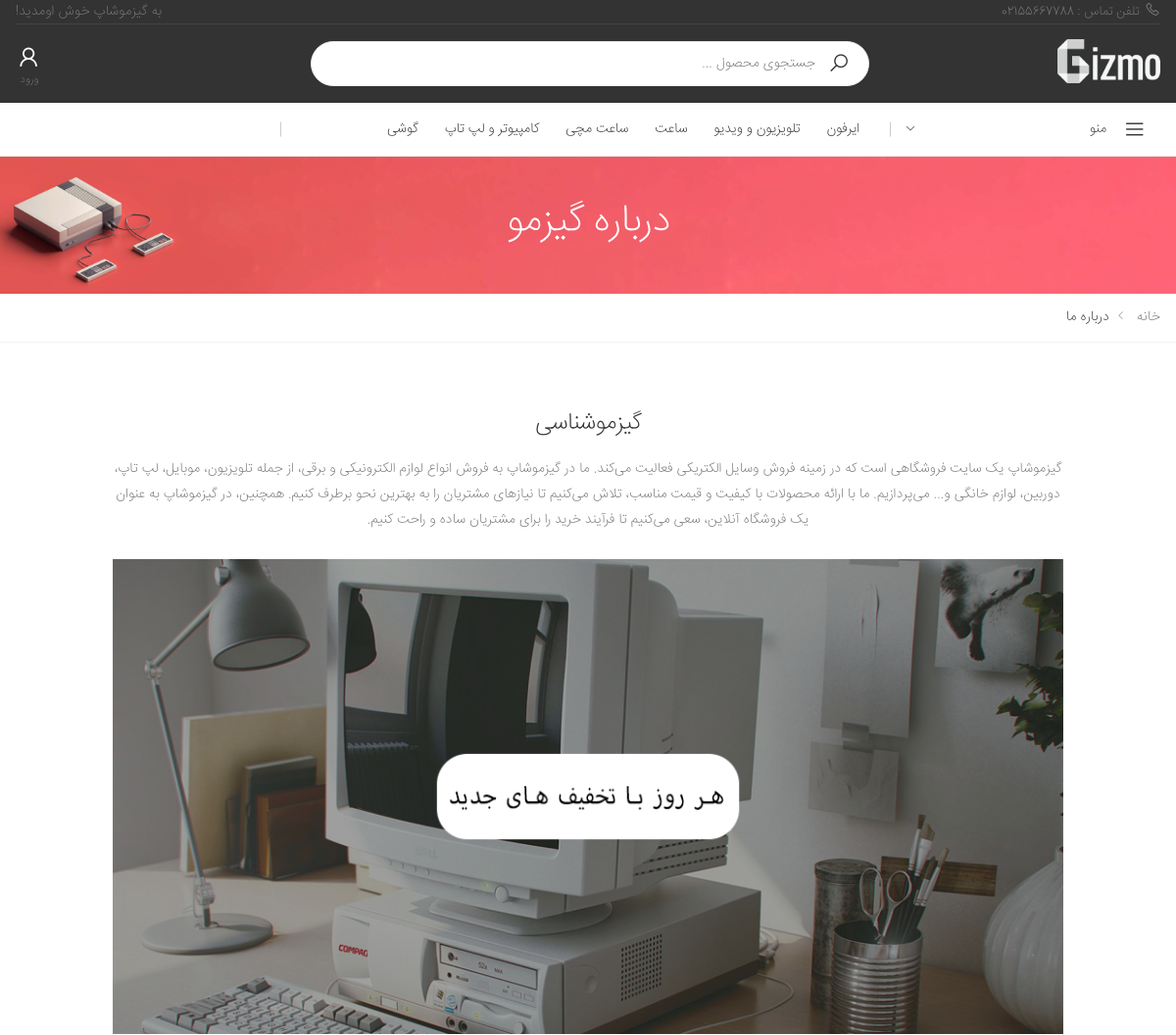
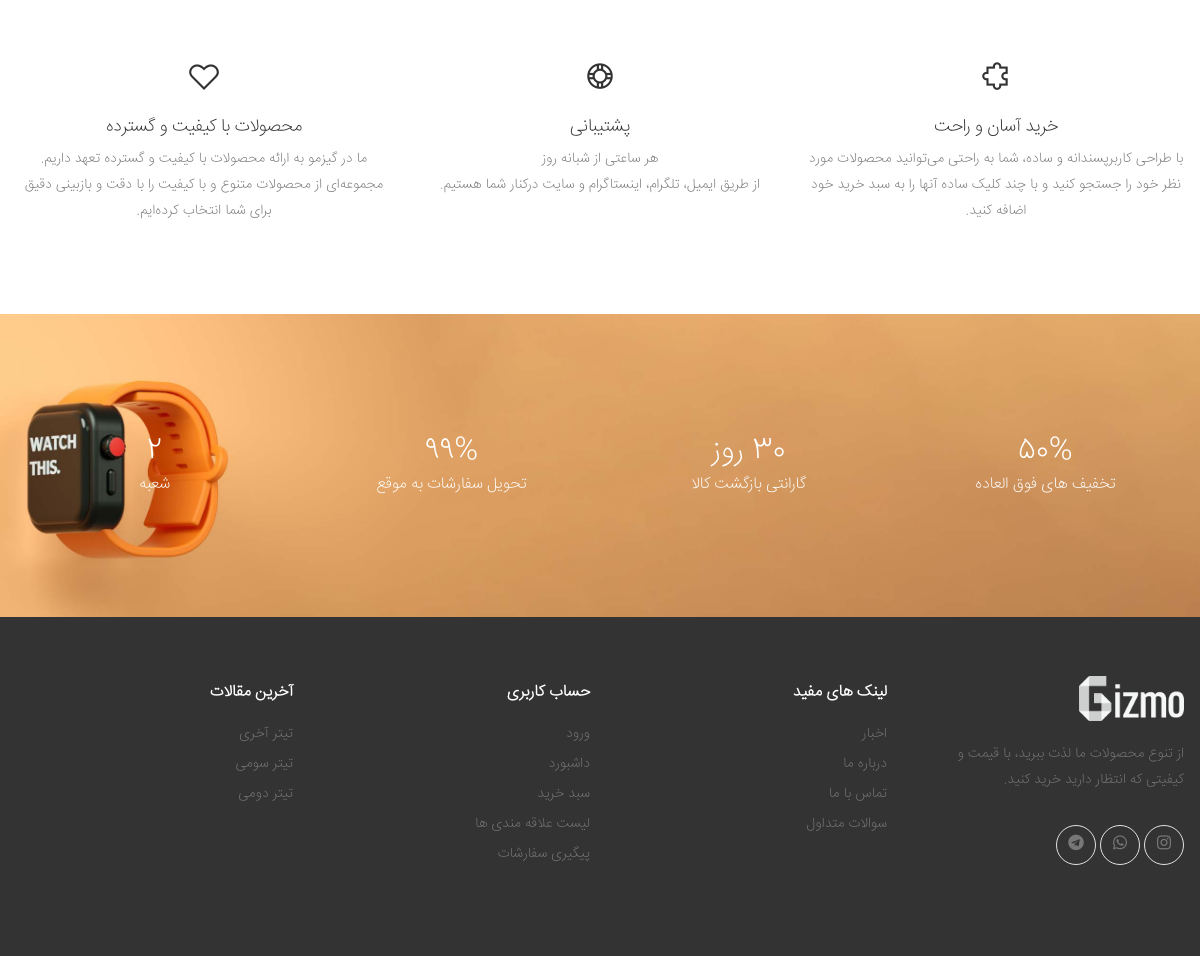
The app's page /aboutUs/ with its own data (2 pictures, top to bottom).
### stuff/models.py (models this page shows, shortened)
class Category(models.Model):
    sub_category = models.ForeignKey('self',on_delete=models.CASCADE, related_name='scategory',null=True,blank=True)
    is_sub = models.BooleanField(default=False)
    name = models.CharField(max_length=200)
    slug = models.SlugField(max_length=200,unique=True)
    class Meta:
        ordering = ('name',)
        verbose_name = 'category'
        verbose_name_plural = 'categories'
    def get_absolute_url(self):
        return reverse('stuff:category_detail',args=[self.id,1])

### blog/models.py (models this page shows, shortened)
class Article(models.Model):
    status_ch = (
        ('p' , "انتشار یافته"),
        ('d', "پیش نویس"),
        ('i', "در انتظار انتشار"),
        ('b',"برگشت داده شده"),
    )
    title = models.CharField(max_length=50,verbose_name="تیتر")
    text = models.TextField(verbose_name="متن")
    Author = models.ForeignKey(User,on_delete=models.CASCADE,related_name="articles",verbose_name="نویسنده")
    Cover = models.ImageField(upload_to="images",null=True,blank=True,verbose_name="تصویر")
    drafted = models.DateTimeField(auto_now_add=True,verbose_name="تاریخ پیش نویس")
    publish = models.DateTimeField(default=timezone.now,verbose_name="تاریخ انتشار")
    update = models.DateTimeField(auto_now=True,verbose_name="تاریخ آپدیت")
    slug = models.SlugField(max_length=40, unique = True,verbose_name="آدرس")
    status = models.CharField(max_length=1,choices = status_ch,verbose_name="وضعیت")
    Category = models.ManyToManyField(Category,related_name = "articles",verbose_name="دسته بندی")
    views = models.PositiveIntegerField(default=0, verbose_name="تعداد بازدید")
    is_for_landing = models.BooleanField(default=False)
    objects = ArticleManager()
    def get_absolute_url(self):
        return reverse("blog:article",args=[self.slug])
    def shamsi_date(self):
        return jalali_converter(self.publish)
    shamsi_date.short_description = "publish"

### facades/views.py (the view)
# urls.py: path('aboutUs/',aboutUs,name="aboutUs"),
def aboutUs(request):
    Info = InformationsForTemplate(request)
    return render(request,'facades/aboutUs.html',Info)

### cart/cart.py (called while the page is built)
    def get_count(self):
        return sum(1 for item in self.cart.values())

### facades/models.py (called while the page is built)
    @staticmethod
    def filter():
        banners = banner.objects.all()
        result = {}
        for what in for_what_choices:
            reason = what[0]
            result[reason] = banners.filter(for_what=reason)
        return result

### facades/views.py (called while the page is built)
def InformationsForTemplate(request):
    Info = {}
    allCategories = Category.objects.filter(is_sub=False)
    wishlistAmount = 0
    if(request.user.is_authenticated):
        wishlistAmount = request.user.wishlist.all().count()
    form = UserLoginForm
    cart = Cart(request)
    CartAmount = cart.get_count()
    Loginform = UserLoginForm
    Registerform= UserCreationForm
    brands = Brand.objects.all()
    shops = shop.objects.all()
    Info = {'allCategories': allCategories,'wishlistAmount':wishlistAmount,'cart':cart,'form':form
    ,'Loginform':Loginform,'Registerform':Registerform,"brands":brands,"shops":shops,}
    Info["banners"] = banner.filter()
    Info["footer_articles"] = Article.objects.all()[::-1][0:3]
    return Info

### facades/templates/facades/aboutUs.html
{% extends 'facades/base.html' %}
{% load static %}
{% block css %}
{% include 'facades/parts/css.html' %}
{% endblock %}
{% block main %}
        <main class="main">
            {% include 'facades/aboutUsParts/banner.html' %}
            <div class="page-content pb-3">
                {% include 'facades/aboutUsParts/mainText.html' %}
            </div>
        </main>
{% include 'facades/aboutUsParts/numberBanner.html' %}
{% endblock %}

### facades/templates/facades/parts/black_header.html (shortened to what this page needs)
{% load static %}
<header class="header header-intro-clearance header-3">
    <div class="header-top">
        <div class="container">
                    <div class="header-left">
                        <a href=""><i class="icon-phone"></i>تلفن تماس : 02155667788</a>
                    </div>
                    <div class="header-right">
                        <ul class="top-menu">
                            <li>
                                <ul>
                                    <li><p> به گیزموشاپ خوش اومدید! </li></p>
                                </ul>
                            </li>
                        </ul>
                    </div>
                </div>
    </div>
    <div class="header-middle" style="height: 8rem;">
        <div class="container" style="height: 8rem;">
            <div class="header-left">
                <a href="{% url 'facades:home' %}" class="logo">
                    <img src="{% static 'facades/images/gizmo_dark_typo01.png' %}" alt="Logo image" width="105" height="25">
                </a>
            </div>
            <div class="header-center">
                <div class="header-search header-search-extended header-search-visible d-none d-lg-block">
                    <form action="{% url 'stuff:product_search' 1 %}" method="GET">
                      <div class="header-search-wrapper search-wrapper-wide">
                        <button class="btn btn-primary" type="submit"><i class="icon-search"></i></button>
                        <input type="search" class="form-control" name="query" id="query" placeholder="جستجوی محصول ..." required>
                      </div>
                    </form>
                  </div>
            </div>
            <div class="header-right">
              {% if request.user.is_authenticated %}
              <div class="wishlist">
                  <a href="{% url 'facades:dashboard' %}">
                      <div class="icon">
                          <i class="icon-user"></i>
                      </div>
                      <p>داشبورد</p>
                  </a>
              </div>
              <div class="wishlist">
                            <a href="{% url 'stuff:showWishList' 1 %}" title="لیست محصولات مورد علاقه شما">
                                <div class="icon">
                                    <i class="icon-heart-o"></i>
                                    <span class="wishlist-count badge">{{wishlistAmount}}</span>
                                </div>
                                <p>مورد علاقه</p>
                            </a>
                  </div>
                <div class="dropdown cart-dropdown">
                    <a href="{% url 'cart:detail' %}" class="dropdown-toggle" role="button" data-toggle="dropdown"
                        aria-haspopup="true" aria-expanded="false" data-display="static">
                        <div class="icon">
                            <i class="icon-shopping-cart"></i>
                            <span class="cart-count">{{cart.get_count}}</span>
                        </div>
                        <p>سبد خرید</p>
                    </a>
                    {% if cart.get_count != 0 %}
                    <div class="dropdown-menu dropdown-menu-right">
                        <div class="dropdown-cart-products">
                            {% for item in cart %}
                            <div class="product">
                                <div class="product-cart-details">
                                    <h4 class="product-title">
                                        <a href="{{item.product.get_absolute_url}}">{{item.product}}</a>
                                    </h4>
                                    <span class="cart-product-info">
                                        <span class="cart-product-qty">{{item.quantity}} x </span>
                                        {{item.product.discounted_price}} تومان
                                    </span>
                                </div>
                                <figure class="product-image-container">
                                    <a href="{{item.product.get_absolute_url}}" class="product-image">
                                        <img src="{{item.product.image.url}}" alt="{{item.product.alt}}">
                                    </a>
                                </figure>
                                {% if item.product %}
                                <a href="{% url 'cart:cart_remove' item.id %}" class="btn-remove" title="حذف محصول"><i class="icon-close"></i></a>
                                {% endif %}
                            </div>
                            {% endfor %}
                        </div>
                        <div class="dropdown-cart-total">
                            <span>مجموع</span>
                            <span class="cart-total-price">{{cart.get_total_price}} تومان</span>
                        </div>
                        <div class="dropdown-cart-action">
                            <a href="{% url 'cart:detail' %}" class="btn btn-primary">مشاهده سبد خرید</a>
                            <a href="{% url 'cart:checkout' %}" class="btn btn-outline-primary-2"><span>پرداخت</span><i
                                    class="icon-long-arrow-left"></i></a>
                        </div>
                    </div>
                    {% else %}
                {% endif %}
                </div>
              {% else %}
              <div class="wishlist">
                  <a href="#signin-modal" data-toggle="modal" title="Login">
                      <div class="icon">
                          <i class="icon-user"></i>
                      </div>
                      <p>ورود</p>
                  </a>
              </div>
                {% endif %}
            </div>
        </div>
    </div>
    <div class="header-bottom sticky-header">
        <div class="container">
            <div class="header-left">
                <div class="dropdown category-dropdown">
                    <a href="#" class="dropdown-toggle" role="button" data-toggle="dropdown"
                        aria-haspopup="true" aria-expanded="false" data-display="static"
                        title="دسته بندی فروشگاه">
                        منو <i class="icon-angle-down"></i>
                    </a>
                </div>
            </div>
            <div class="header-center">
                <nav class="main-nav">
                    <ul class="menu sf-arrows">
                        {% for cat in allCategories %}
                        <li>
                            <a href="{{cat.get_absolute_url}}">{{cat.name}}</a>
                        </li>
                        {% endfor %}
                    </ul>
                </nav>
            </div>
            <div class="header-right">
            </div>
        </div>
    </div>
</header>

### facades/templates/facades/parts/footer.html (shortened to what this page needs)
{% load static %}
<footer class="footer footer-dark">
    <div class="footer-middle">
        <div class="container">
            <div class="row" >
                <div class="col-sm-6 col-lg-3" style="height: 25rem;">
                    <div class="widget widget-about" >
                        <img src="{% static 'facades/images/gizmo_dark_typo01.png' %}" class="footer-logo" alt="Footer Logo"
                            width="105" height="45" >
                        <p>از تنوع محصولات ما لذت ببرید، با قیمت و کیفیتی که انتظار دارید خرید کنید.</p>
                        <div class="social-icons" >
                            <a href="https://www.instagram.com/gizmoshop.ir/" class="social-icon" title="اینستاگرام" target="_blank"><i
                                  class="icon-instagram"></i></a>
                            <a href="#" class="social-icon" title="واتساپ" target="_blank"><i
                                    class="icon-whatsapp"></i></a>
                            <a href="#" class="social-icon" title="تلگرام" target="_blank"><i
                                    class="icon-telegram"></i></a>
                        </div>
                    </div>
                </div>
                <div class="col-sm-6 col-lg-3">
                    <div class="widget">
                        <h4 class="widget-title">لینک های مفید</h4>
                        <ul class="widget-list">
                            <li><a href="{% url 'blog:home_blog' %}">اخبار</a></li>
                            <li><a href="{% url 'facades:aboutUs' %}">درباره ما</a></li>
                            <li><a href="{% url 'facades:contact' %}">تماس با ما</a></li>
                            <li><a href="{% url 'facades:FAQ' %}">سوالات متداول</a></li>
                        </ul>
                    </div>
                </div>
                <div class="col-sm-6 col-lg-3">
                    <div class="widget">
                        <h4 class="widget-title">حساب کاربری</h4>
                        <ul class="widget-list">
                            {% if request.user.is_authenticated %}
                            {% else %}
                            <li><a href="{% url "accounts:login" %}">ورود</a></li>
                            {% endif %}
                            <li><a href="{% url 'facades:dashboard' %}">داشبورد</a></li>
                            <li><a href="{% url "cart:detail" %}">سبد خرید</a></li>
                            <li><a href="{% url "stuff:showWishList" 1 %}">لیست علاقه مندی ها</a></li>
                            <li><a href="{% url "facades:dashboard" %}">پیگیری سفارشات</a></li>
                        </ul>
                    </div>
                </div>
                <div class="col-sm-6 col-lg-3">
                    <div class="widget">
                        <h4 class="widget-title">آخرین مقالات</h4>
                        <ul class="widget-list">
                            {% for article in footer_articles %}
                            <li><a href="{{article.get_absolute_url}}">{{article.title}}</a></li>
                            {% endfor %}
                        </ul>
                    </div>
                </div>
            </div>
        </div>
    </div>
</footer>

### records on screen
Category: name "ایرفون"
Category: name "تلویزیون و ویدیو"
Category: name "ساعت"
Category: name "ساعت مچی"
Category: name "کامپیوتر و لپ تاپ"
Category: name "گوشی"
Article: title "تیتر آخری"
Article: title "تیتر سومی"
Article: title "تیتر دومی"
